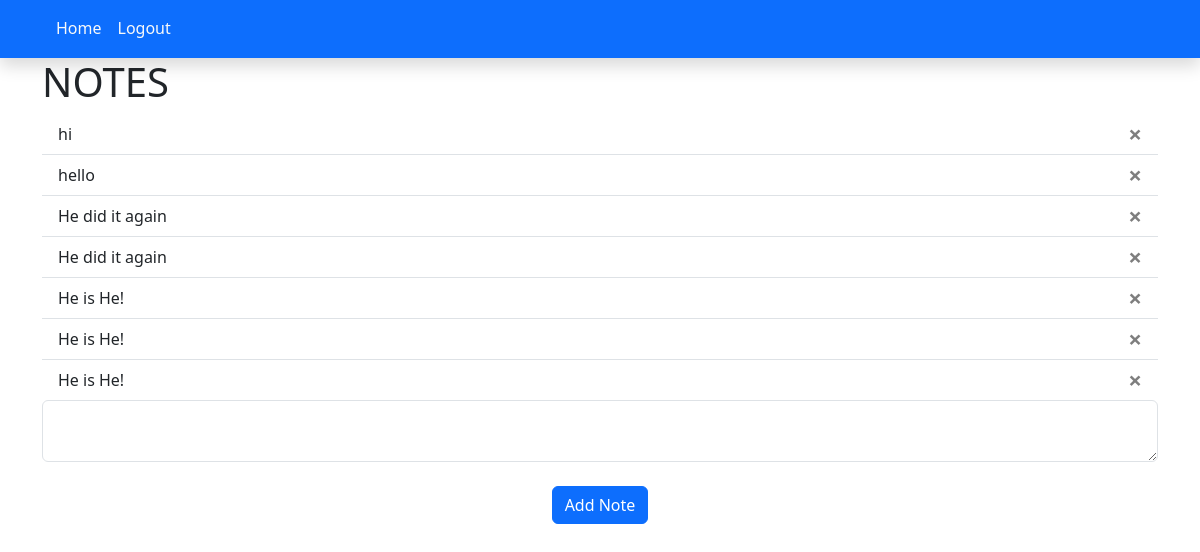
Page / (signed in) on the committed database.
### website/models.py (models this page shows)
class Note(db.Model):
    id = db.Column(db.Integer,primary_key=True)
    data = db.Column(db.String(10000))
    date = db.Column(db.DateTime(timezone=True),default=func.now())
    user_id = db.Column(db.Integer, db.ForeignKey('user.id'))

### website/views.py (the view, shortened to what this page needs)
@views.route('/', methods=['GET','POST'])
@login_required
def home():
    return render_template("home.html",user=current_user)

### website/__init__.py (called while the page is built)
def create_app():
    app = Flask(__name__)
    app.config['SECRET_KEY'] = 'chocs_the_balls'
    app.config['SQLALCHEMY_DATABASE_URI'] = f'sqlite:///{DB_NAME}'
    app.config['SQLALCHEMY_TRACK_MODIFICATIONS'] = False
    db.init_app(app)
    from .views import views
    from .auth import auth
    app.register_blueprint(views, url_prefix='/')
    app.register_blueprint(auth, url_prefix='/')
    from .models import User, Note
    create_database(app)
    login_manager = LoginManager()
    login_manager.login_view = 'auth.login'
    login_manager.init_app(app)
    @login_manager.user_loader
    def load_user(id):
        return User.query.get(int(id))
    return app

### website/templates/home.html (shortened to what this page needs)
{% extends "base.html" %}
{% block content %}<h1>NOTES</h1>
    <ul class='list-group list-group-flush' id='notes'>
        {% for note in user.notes %}
        <li class='list-group-item'>
            {{note.data}}
            <button type="button" class="close" onclick="deleteNote({{note.id}})" data-dismiss="alert" aria-label="close">
                <span aria-hidden="true">&times;</span>
            </button>
        </li>
        {% endfor %}
    </ul>
    <form method='POST'>
        <textarea name='note' id='note' class='form-control'></textarea>
    <br/>
        <div align='center'>
            <button type='submit' class='btn btn-primary'>Add Note </button>
        </div>
    </form>
{% endblock %}

### rows in the picture
Note: data "hi"
Note: data "hello"
Note: data "He did it again"
Note: data "He did it again"
Note: data "He is He!"
Note: data "He is He!"
Note: data "He is He!"
